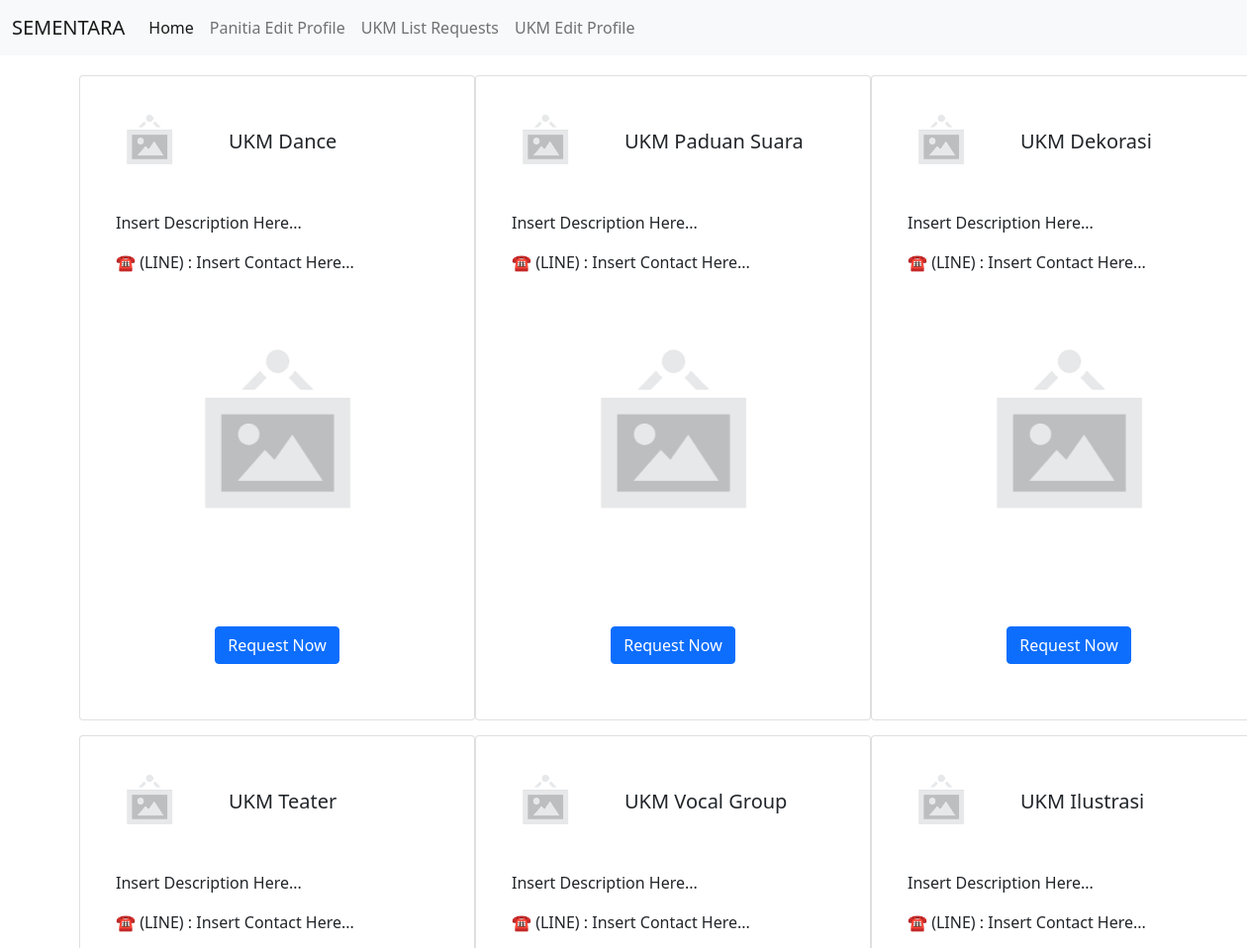
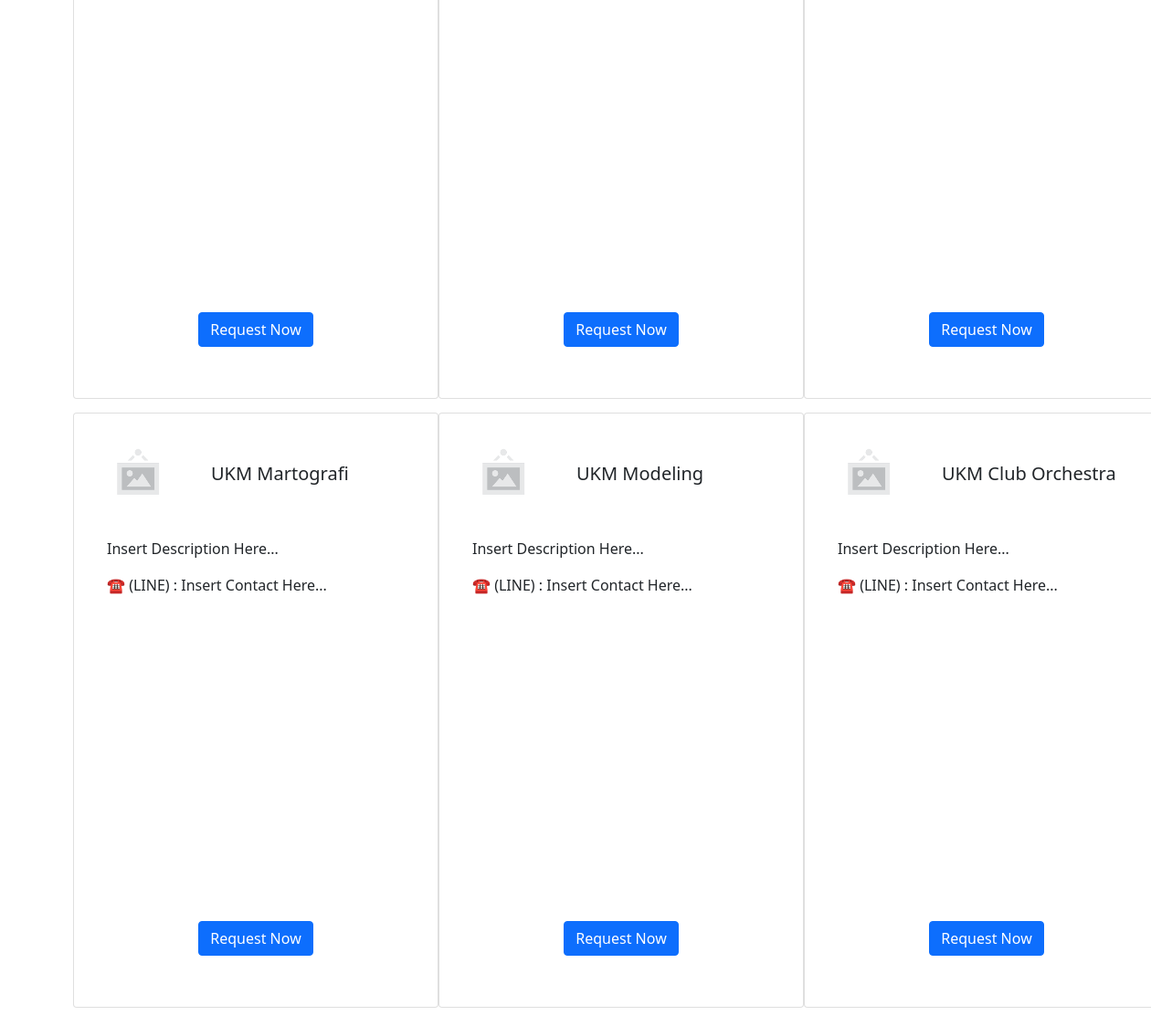
The page / on the database its author committed (2 pictures, top to bottom).
### tables this page shows
CREATE TABLE `ukm` (
  `id` int(11) NOT NULL,
  `nama` varchar(64) NOT NULL,
  `deskripsi` varchar(1000) NOT NULL,
  `contact_person` varchar(24) NOT NULL,
  `foto` varchar(1000) NOT NULL,
  `logo` varchar(1000) NOT NULL
);

### index.php (the view, shortened to what this page needs)
<?php
include "connect.php";
?>
<!doctype html>
<html lang="en">
<head>
  <link href="https://cdn.jsdelivr.net/npm/bootstrap@5.0.2/dist/css/bootstrap.min.css" rel="stylesheet"
>
</head>
<body>
  <div class="container menu" style="row-gap: 15px;">
    <?php
    $stmt = $pdo->query("SELECT * FROM `ukm` WHERE 1");
    while ($row = $stmt->fetch()) {
        $id = $row['id'];
        $nama = $row['nama'];
        $deskripsi = $row['deskripsi'];
        $contact = $row['contact_person'];
        $foto = $row['foto'];
        $logo = $row['logo'];
        $card1= '<div class="card" style="padding: 20px;">
        <div class="" style="height: 100px; display: grid; grid-template-columns: 100px 1fr ;">
          <div class="" style="height: 100px;">
            <div>
              <img src="'.$logo.'" alt=""
                style="object-fit: contain; height: 100px;">
            </div>
          </div>
          <div class="" style="grid-template-rows: 1fr 1fr 1fr; display: grid; height: 100px; padding: 30px;">
            <div></div>
            <div>
              <h5 class="card-title">'.$nama.'</h5>
            </div>
            <div></div>
          </div>
        </div>
        <div class="card-body">
          <p class="card-text">'.$deskripsi.'</p>
          <p class="card-text">☎️ (LINE) : '.$contact.'</p>
          <div id="carouselExampleIndicators'.$id.'" class="carousel slide" data-bs-ride="carousel">
            <div class="carousel-inner">
            <center>';
            $card2= '
            </center>
            </div>
            <button class="carousel-control-prev" type="button" data-bs-target="#carouselExampleIndicators'.$id.'"
              data-bs-slide="prev">
              <span class="carousel-control-prev-icon" aria-hidden="true"></span>
              <span class="visually-hidden">Previous</span>
            </button>
            <button class="carousel-control-next" type="button" data-bs-target="#carouselExampleIndicators'.$id.'"
              data-bs-slide="next">
              <span class="carousel-control-next-icon" aria-hidden="true"></span>
              <span class="visually-hidden">Next</span>
            </button>
          </div>
          <center style="margin: 20px;">
            <a href="hal3.php?id_ukm='.$id.'" class="btn btn-primary">Request Now</a>
          </center>
        </div>
      </div>
      ';
      echo $card1;
      $tags = explode(';',$foto);
      unset($tags[0]);
      $checkExt = explode('.',$tags[1]);
      if ($checkExt[1]=="mp4"){
        echo '
        <div class="carousel-item active">
        <video controls id="video" autoplay="true" loop="loop" preload="auto">
        <source src="'.$tags[1].'"  type="video/mp4">
        </video>
        </div>';
      }else{
        echo '<div class="carousel-item active"> <img src="'.$tags[1].'" class="d-block w-100" alt="..."> </div>';
      }
      echo $card2;
    }
    ?>
  </div>
</body>
</html>

### index.php (style rules this page uses)
@media only screen and (min-width: 1001px) { .menu { display: grid; grid-template-columns: 1fr 1fr 1fr; padding: 20px; } }
@media only screen and (min-width: 1001px) { .card { margin: 0px; width: 25rem; } }
@media only screen and (min-width: 1001px) { .carousel-item { max-height: 20rem; } }
@media only screen and (min-width: 1001px) { img { object-fit: contain; max-height: 20rem; } }

### rows shown on the page
ukm: logo (placeholder picture), nama "UKM Dance", deskripsi "Insert Description Here...", contact_person "Insert Contact Here..."
ukm: logo (placeholder picture), nama "UKM Paduan Suara", deskripsi "Insert Description Here...", contact_person "Insert Contact Here..."
ukm: logo (placeholder picture), nama "UKM Dekorasi", deskripsi "Insert Description Here...", contact_person "Insert Contact Here..."
ukm: logo (placeholder picture), nama "UKM Teater", deskripsi "Insert Description Here...", contact_person "Insert Contact Here..."
ukm: logo (placeholder picture), nama "UKM Vocal Group", deskripsi "Insert Description Here...", contact_person "Insert Contact Here..."
ukm: logo (placeholder picture), nama "UKM Ilustrasi", deskripsi "Insert Description Here...", contact_person "Insert Contact Here..."
ukm: logo (placeholder picture), nama "UKM Martografi", deskripsi "Insert Description Here...", contact_person "Insert Contact Here..."
ukm: logo (placeholder picture), nama "UKM Modeling", deskripsi "Insert Description Here...", contact_person "Insert Contact Here..."
ukm: logo (placeholder picture), nama "UKM Club Orchestra", deskripsi "Insert Description Here...", contact_person "Insert Contact Here..."
